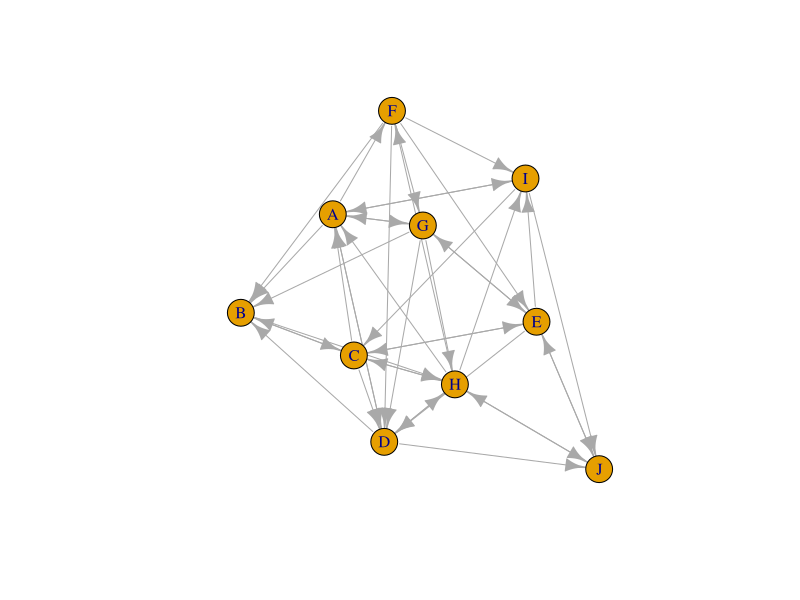
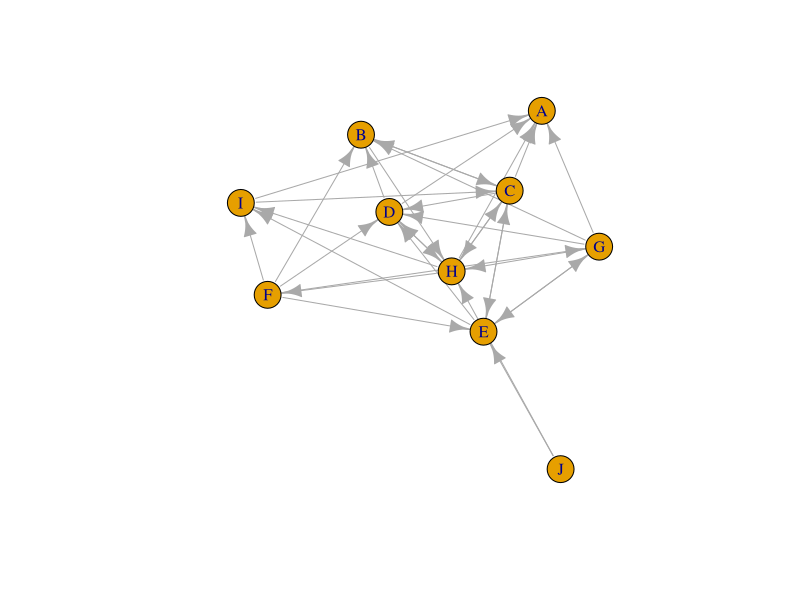

Generate these figures, in order, with R:
# Create a 10x10 matrix to represent connections between 
# people on social media (random seed=100)
# Label the people [A..J], with named rows and columns.
# Randomly populate the matrix with 1s and 0s. 
# The number 1 means someone follows/is followed by another person.  
# Ensure that all diagonals are 0 (you should use an 
# appropriate R matrix operation for this).
# Each row contains information on the people a person follows. 
# Each column contains information on who follows a person. 
library(igraph)
set.seed(100)
v <- sample(0:1,100,replace = T)
m <- matrix(v,nrow=10)

rownames(m) <- LETTERS[1:10]
colnames(m) <- LETTERS[1:10]

diag(m) <- 0

g1 <- graph_from_adjacency_matrix( m )

plot(g1)

m["A",] <- 0
m[,"J"]<-0

g1 <- graph_from_adjacency_matrix( m )

plot(g1)
